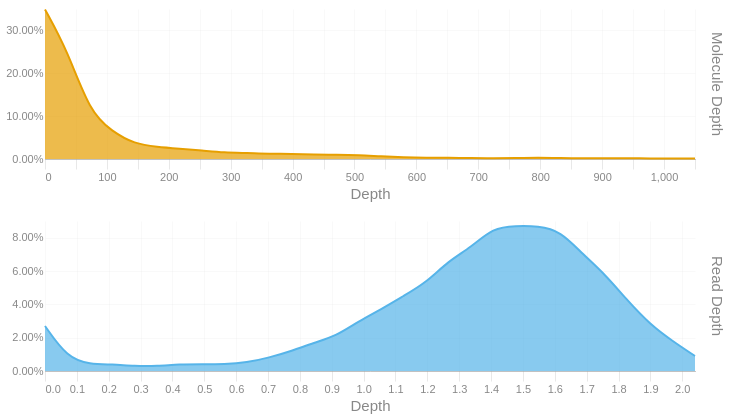

Notebook code for this chart:
### Code cell
readdep = depth_hist(tb['Read Depth'], q99, 3)
readdep = readdep.with_columns(pl.lit('Read Depth').alias('Metric'))
if not SKIPLR:
    moldep = depth_hist(tb['Molecule Depth'], mol_q99, 1)
    moldep = moldep.with_columns(pl.lit('Molecule Depth').alias('Metric'))
    _hist = pl.concat([readdep, moldep])
    _hist = _hist.filter(pl.col('Proportion') != 0)
    with SafeRender(_hist):
        (
            alt.Chart(_hist)        
            .mark_area(interpolate = "basis")
            .encode(
                x=alt.X('Bin:Q').scale(domainMin=0).axis(alt.Axis(title='Depth')),
                y = alt.Y('Proportion:Q', title = None).axis(format = '.2%'),
                color = alt.Color('Metric:N').legend(None),
                row = alt.Row("Metric:N").header(title = None, labelOrient = 'right'),
                tooltip = [
                    alt.Tooltip("Metric:N", title = "Metric"),
                    alt.Tooltip('Interval:N', title = "Depth Interval"),
                    alt.Tooltip('Proportion:Q', title = "% Alignments").format('.2%')
                ]
            )
            .resolve_scale(x='independent', y='independent')
            .properties(
                height = 150, width = 650,
                usermeta={'embedOptions': {'downloadFileName': f'{samplename}.depth.hist'}}
            )
        ).display()
else:
    readdep = readdep.filter(pl.col('Proportion') != 0)
    with SafeRender(readdep):
        (
            alt.Chart(readdep)        
            .mark_area(interpolate = "basis")
            .encode(
                x=alt.X('Bin:Q').scale(domainMin=0).axis(alt.Axis(title='Depth')),
                y = alt.Y('Proportion:Q', title = None).axis(format = '.2%'),
                tooltip = [
                    alt.Tooltip('Interval:N', title = "Depth Interval"),
                    alt.Tooltip('Proportion:Q', title = "% Alignments").format('.2%')
                ]
            )
            .properties(
                usermeta={'embedOptions': {'downloadFileName': f'{samplename}.depth.hist'}}
            )
        ).display()

### Figure 1 — Vega-Lite specification as saved in the notebook (floating-point values rounded to 4 significant figures)
{"width": 650, "height": 150, "config": {"title": {"anchor": "start", "dy": -15, "fontSize": 18, "color": "#888888", "subtitleColor": "#888888", "subtitleFontSize": 14}, "arc": {"fill": "#0072B2"}, "axis": {"domainColor": "#888888", "domainWidth": 0.5, "gridWidth": 0.2, "grid": false, "titleFontWeight": 400, "titleFontSize": 15, "labelFontSize": 11, "labelColor": "#888888", "tickColor": "#888888", "tickWidth": 0.2, "titleColor": "#888888"}, "axisBand": {"grid": false}, "axisX": {"grid": true, "tickSize": 10, "domainCap": "round"}, "axisY": {"domain": false, "grid": true, "tickSize": 0, "domainCap": "round"}, "background": "transparent", "header": {"labelFontSize": 15, "labelColor": "#888888", "titleFontSize": 15, "titleFontWeight": 600, "titleColor": "#888888"}, "legend": {"labelFont": "sans-serif", "labelFontSize": 12, "labelColor": "#888888", "symbolSize": 100, "symbolType": "circle", "titleFontSize": 12, "titlePadding": 10, "titleColor": "#888888", "title": null}, "range": {"category": ["#E69F00", "#56B4E9", "#009E73", "#F0E442", "#0072B2", "#D55E00", "#CC79A7", "#000000"], "diverging": ["#cfe8f3", "#a2d4ec", "#73bfe2", "#46abdb", "#1696d2", "#12719e"]}, "area": {"fill": "#0072B2", "fillOpacity": 0.7, "line": true, "strokeOpacity": 0.7}, "line": {"color": "#0072B2", "stroke": "#0072B2", "strokeWidth": 2}, "trail": {"color": "#0072B2", "stroke": "#0072B2", "strokeWidth": 0, "size": 1}, "point": {"filled": true, "fillOpacity": 1.0, "size": 95}, "text": {"color": "#888888", "fontSize": 11, "align": "right", "fontWeight": 400, "size": 11}, "bar": {"fill": "#0072B2", "stroke": null}, "view": {"stroke": null, "continuousWidth": 660, "continuousHeight": 400}}, "data": {"name": "data-1d571711cca021cae19bf7db632a5240"}, "mark": {"type": "area", "interpolate": "basis"}, "encoding": {"color": {"field": "Metric", "legend": null, "type": "nominal"}, "row": {"field": "Metric", "header": {"title": null, "labelOrient": "right"}, "type": "nominal"}, "tooltip": [{"field": "Metric", "title": "Metric", "type": "nominal"}, {"field": "Interval", "title": "Depth Interval", "type": "nominal"}, {"field": "Proportion", "format": ".2%", "title": "% Alignments", "type": "quantitative"}], "x": {"axis": {"title": "Depth"}, "field": "Bin", "scale": {"domainMin": 0}, "type": "quantitative"}, "y": {"axis": {"format": ".2%"}, "field": "Proportion", "title": null, "type": "quantitative"}}, "resolve": {"scale": {"x": "independent", "y": "independent"}}, "usermeta": {"embedOptions": {"downloadFileName": "S3_Annis_511.depth.hist"}}, "$schema": "https://vega.github.io/schema/vega-lite/v6.1.0.json", "datasets": {"data-1d571711cca021cae19bf7db632a5240": [{"Bin": 0.0, "Interval": "0.0-0.07", "Proportion": 0.027, "Metric": "Read Depth"}, {"Bin": 0.07, "Interval": "0.07-0.141", "Proportion": 0.008, "Metric": "Read Depth"}, {"Bin": 0.141, "Interval": "0.141-0.211", "Proportion": 0.004, "Metric": "Read Depth"}, {"Bin": 0.211, "Interval": "0.211-0.281", "Proportion": 0.004, "Metric": "Read Depth"}, {"Bin": 0.281, "Interval": "0.281-0.352", "Proportion": 0.003, "Metric": "Read Depth"}, {"Bin": 0.352, "Interval": "0.352-0.422", "Proportion": 0.003, "Metric": "Read Depth"}, {"Bin": 0.422, "Interval": "0.422-0.492", "Proportion": 0.004, "Metric": "Read Depth"}, {"Bin": 0.492, "Interval": "0.492-0.563", "Proportion": 0.004, "Metric": "Read Depth"}, {"Bin": 0.563, "Interval": "0.563-0.633", "Proportion": 0.004, "Metric": "Read Depth"}, {"Bin": 0.633, "Interval": "0.633-0.703", "Proportion": 0.005, "Metric": "Read Depth"}, {"Bin": 0.703, "Interval": "0.703-0.774", "Proportion": 0.008, "Metric": "Read Depth"}, {"Bin": 0.774, "Interval": "0.774-0.844", "Proportion": 0.012, "Metric": "Read Depth"}, {"Bin": 0.844, "Interval": "0.844-0.914", "Proportion": 0.017, "Metric": "Read Depth"}, {"Bin": 0.914, "Interval": "0.914-0.985", "Proportion": 0.021, "Metric": "Read Depth"}, {"Bin": 0.985, "Interval": "0.985-1.055", "Proportion": 0.03, "Metric": "Read Depth"}, {"Bin": 1.055, "Interval": "1.055-1.125", "Proportion": 0.037, "Metric": "Read Depth"}, {"Bin": 1.125, "Interval": "1.125-1.196", "Proportion": 0.045, "Metric": "Read Depth"}, {"Bin": 1.196, "Interval": "1.196-1.266", "Proportion": 0.053, "Metric": "Read Depth"}, {"Bin": 1.266, "Interval": "1.266-1.336", "Proportion": 0.066, "Metric": "Read Depth"}, {"Bin": 1.336, "Interval": "1.336-1.407", "Proportion": 0.074, "Metric": "Read Depth"}, {"Bin": 1.407, "Interval": "1.407-1.477", "Proportion": 0.086, "Metric": "Read Depth"}, {"Bin": 1.477, "Interval": "1.477-1.547", "Proportion": 0.087, "Metric": "Read Depth"}, {"Bin": 1.547, "Interval": "1.547-1.618", "Proportion": 0.087, "Metric": "Read Depth"}, {"Bin": 1.618, "Interval": "1.618-1.688", "Proportion": 0.084, "Metric": "Read Depth"}, {"Bin": 1.688, "Interval": "1.688-1.758", "Proportion": 0.07, "Metric": "Read Depth"}, {"Bin": 1.758, "Interval": "1.758-1.829", "Proportion": 0.058, "Metric": "Read Depth"}, {"Bin": 1.829, "Interval": "1.829-1.899", "Proportion": 0.042, "Metric": "Read Depth"}, {"Bin": 1.899, "Interval": "1.899-1.969", "Proportion": 0.028, "Metric": "Read Depth"}, {"Bin": 1.969, "Interval": "1.969-2.04", "Proportion": 0.018, "Metric": "Read Depth"}, {"Bin": 2.04, "Interval": "2.04-2.11", "Proportion": 0.009, "Metric": "Read Depth"}, {"Bin": 0.0, "Interval": "0.0-36.2", "Proportion": 0.349, "Metric": "Molecule Depth"}, {"Bin": 36.2, "Interval": "36.2-72.4", "Proportion": 0.253, "Metric": "Molecule Depth"}, {"Bin": 72.4, "Interval": "72.4-108.6", "Proportion": 0.11, "Metric": "Molecule Depth"}, {"Bin": 108.6, "Interval": "108.6-144.8", "Proportion": 0.064, "Metric": "Molecule Depth"}, {"Bin": 144.8, "Interval": "144.8-181.1", "Proportion": 0.035, "Metric": "Molecule Depth"}, {"Bin": 181.1, "Interval": "181.1-217.3", "Proportion": 0.028, "Metric": "Molecule Depth"}, {"Bin": 217.3, "Interval": "217.3-253.5", "Proportion": 0.024, "Metric": "Molecule Depth"}, {"Bin": 253.5, "Interval": "253.5-289.7", "Proportion": 0.02, "Metric": "Molecule Depth"}, {"Bin": 289.7, "Interval": "289.7-325.9", "Proportion": 0.015, "Metric": "Molecule Depth"}, {"Bin": 325.9, "Interval": "325.9-362.1", "Proportion": 0.014, "Metric": "Molecule Depth"}, {"Bin": 362.1, "Interval": "362.1-398.3", "Proportion": 0.012, "Metric": "Molecule Depth"}, {"Bin": 398.3, "Interval": "398.3-434.5", "Proportion": 0.012, "Metric": "Molecule Depth"}, {"Bin": 434.5, "Interval": "434.5-470.7", "Proportion": 0.01, "Metric": "Molecule Depth"}, {"Bin": 470.7, "Interval": "470.7-506.9", "Proportion": 0.01, "Metric": "Molecule Depth"}, {"Bin": 506.9, "Interval": "506.9-543.2", "Proportion": 0.009, "Metric": "Molecule Depth"}, {"Bin": 543.2, "Interval": "543.2-579.4", "Proportion": 0.006, "Metric": "Molecule Depth"}, {"Bin": 579.4, "Interval": "579.4-615.6", "Proportion": 0.004, "Metric": "Molecule Depth"}, {"Bin": 615.6, "Interval": "615.6-651.8", "Proportion": 0.003, "Metric": "Molecule Depth"}, {"Bin": 651.8, "Interval": "651.8-688.0", "Proportion": 0.003, "Metric": "Molecule Depth"}, {"Bin": 688.0, "Interval": "688.0-724.2", "Proportion": 0.002, "Metric": "Molecule Depth"}, {"Bin": 724.2, "Interval": "724.2-760.4", "Proportion": 0.002, "Metric": "Molecule Depth"}, {"Bin": 760.4, "Interval": "760.4-796.6", "Proportion": 0.002, "Metric": "Molecule Depth"}, {"Bin": 796.6, "Interval": "796.6-832.8", "Proportion": 0.003, "Metric": "Molecule Depth"}, {"Bin": 832.8, "Interval": "832.8-869.1", "Proportion": 0.002, "Metric": "Molecule Depth"}, {"Bin": 869.1, "Interval": "869.1-905.3", "Proportion": 0.002, "Metric": "Molecule Depth"}, {"Bin": 905.3, "Interval": "905.3-941.5", "Proportion": 0.002, "Metric": "Molecule Depth"}, {"Bin": 941.5, "Interval": "941.5-977.7", "Proportion": 0.002, "Metric": "Molecule Depth"}, {"Bin": 977.7, "Interval": "977.7-1013.9", "Proportion": 0.001, "Metric": "Molecule Depth"}, {"Bin": 1014.0, "Interval": "1013.9-1050.1", "Proportion": 0.001, "Metric": "Molecule Depth"}, {"Bin": 1050.0, "Interval": "1050.1-1086.32", "Proportion": 0.001, "Metric": "Molecule Depth"}]}}
